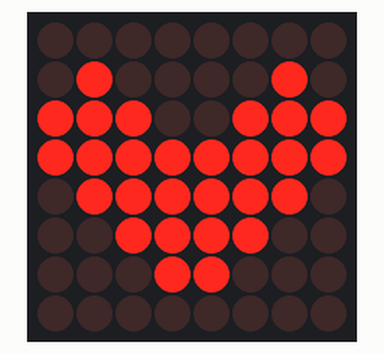
Recording of a sketch running on a simulated Arduino Uno, built with avr-gcc and run on an emulated ATmega328P. Parts: 8×8 LED matrix. Wiring (inferred from the names in the program): LED matrix (orientation assumed): rows pin 9, pin 7, pin 6, pin 8, pin 2, pin 5, pin 3, pin 4; columns pin 13, A1, A2, A0, A3, pin 12, pin 11, pin 10.

Above: at 0.1 s.

The sketch:

matrix_display.ino
```cpp
const int ROW_PINS[8] = {9, 7, 6, 8, 2, 5, 3, 4};
const int COLUMN_PINS[8] = {13, A1, A2, A0, A3, 12, 11, 10};

bool mat[8][8] =
    {
        {0,0,0,0,0,0,0,0},
        {0,1,0,0,0,0,1,0},
        {1,1,1,0,0,1,1,1},
        {1,1,1,1,1,1,1,1},
        {0,1,1,1,1,1,1,0},
        {0,0,1,1,1,1,0,0},
        {0,0,0,1,1,0,0,0},
        {0,0,0,0,0,0,0,0},
    };

void setup() {
  for (int i = 2; i <= 13; i++) pinMode(i, OUTPUT);
  pinMode(A0, OUTPUT); pinMode(A1, OUTPUT); pinMode(A2, OUTPUT); pinMode(A3, OUTPUT);
}

void writeRow(bool row[], int index) {
  digitalWrite(ROW_PINS[index], HIGH);
  for (int i = 0; i < 8; i++)
    if (mat[index][i]) digitalWrite(COLUMN_PINS[i], LOW);
    else digitalWrite(COLUMN_PINS[i], HIGH);

}

void loop() {
  for (int i = 0; i < 8; i++) {
    writeRow(mat[i], i);
    delay(1);
    digitalWrite(ROW_PINS[i], LOW);
    for (int i = 0; i < 8; i++) digitalWrite(COLUMN_PINS[i], HIGH);
  }
}
```
